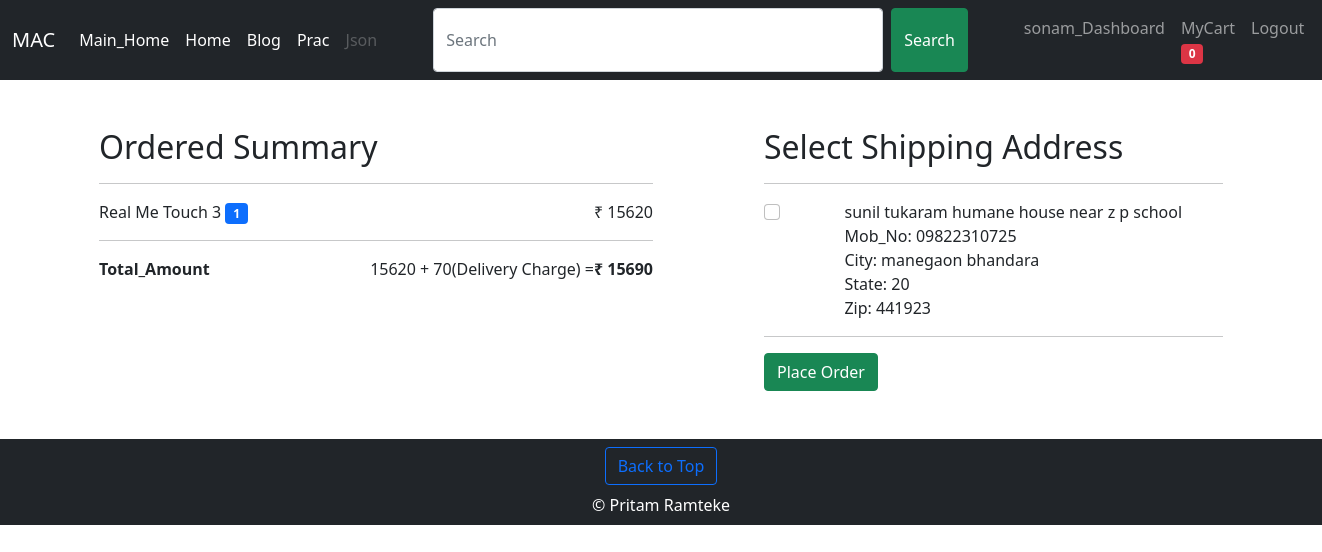
The page /shop/checkout/ (signed in) on the database its author committed.
### shop/models.py (models this page shows, shortened)
class Cart(models.Model):
    user = models.ForeignKey(User,on_delete=models.CASCADE) ## many-to-one relationship
    product_name = models.ForeignKey(Product,on_delete=models.PROTECT) ## if product added in chart then product cannot delete
    quantity = models.IntegerField(default=1)
    add_time = models.DateTimeField(auto_now_add=True)

class Product(models.Model):
    product_id = models.AutoField(primary_key=True)
    product_name = models.CharField(max_length=50)
    category = models.CharField(max_length=50, default='',blank=True)
    sub_category = models.CharField(max_length=50, default='',blank=True)
    price = models.IntegerField(default=0)
    product_image = models.ImageField(upload_to='images/product_images/' ,null=True,blank=True,default='images/cute.jfif')
    desc = models.CharField(max_length=300)
    pub_date = models.DateField()
    def __str__(self):
        return self.product_name

class Address(models.Model):
    user = models.ForeignKey(User,on_delete=models.CASCADE) ## many-to-one relationship
    name = models.CharField(max_length=50,default='',blank=True)
    email = models.EmailField(default='',blank=True)
    address = models.TextField(max_length=1000)
    phone_number = models.CharField(max_length=12,default='')
    city = models.CharField(max_length=50,default='')
    state = models.CharField(max_length=30,default='')
    zip = models.CharField(default='', max_length=6)
    class Meta:
        verbose_name = 'Address'
        verbose_name_plural = 'Addresses'

### shop/views.py (the view)
# urls.py: path('checkout/',views.Checkout.as_view(),name='checkout'),
class Checkout(View):
    template_name = 'shop/checkout.html'
    def get(self, request):
        if request.method == 'POST':
            form = AddressForm(request.POST)
            if form.is_valid():
                form.save()
        else:
            form = AddressForm()
        cart = Cart.objects.filter(user=request.user)
        addresses = Address.objects.filter(user=request.user)
        tot_price = 0
        for product in cart:
            tot_price += product.product_name.price * product.quantity
        context={'cart':cart,'addresses':addresses, 'tot_price':tot_price, 'form':form}
        return render(request,self.template_name,context)

### shop/forms.py
class AddressForm(forms.ModelForm):
    class Meta:
        model = Address
        fields = ['address','phone_number','city','state','zip']
        widgets={
            'address':forms.Textarea(attrs={'class':'form-control',"rows":2, "cols":20}),
            'phone_number':forms.TextInput(attrs={'class':'form-control'}),
            'city':forms.TextInput(attrs={'class':'form-control'}),
            'state':forms.TextInput(attrs={'class':'form-control'}),
            'zip':forms.TextInput(attrs={'class':'form-control'}),
        }

### shop/templates/shop/checkout.html (shortened to what this page needs)
{% extends 'base.html' %}
{% load static %}
{% load mathfilters %}
{% block body %}
<div class="container mt-5 mb-5">
    <div class="row">
        <div class="col-md-6 col-xs-6 col-sm-6 px-2">
            <h2>Ordered Summary</h2>
            <hr>
            {% if cart %}
            {% for i in cart %}
                <div>
                    <span>{{i.product_name}}</span>
                    <span class='badge bg-primary'>{{i.quantity}}</span>
                    <span style='float:right;'> ₹ {{i.product_name.price|mul:i.quantity}}</span>
                </div>
            {% endfor %}
            <hr>
            <div>
                <span style="font-weight:bold;">Total_Amount </span>
                <span style='float:right'>
                {{tot_price}} + 70(Delivery Charge) =
                <span  style="font-weight:bold;float:right;"> ₹ {{tot_price|add:70}}</span></span>
            </div>
            {% else %}
            <div class="alert alert-warning">
                Empty Cart
            </div>
            {% endif %}
        </div>
        <div class="col-md-5 col-xs-5 col-sm-5 px-2 offset-1">
            <h2>Select Shipping Address</h2>
            <hr>
            {% if addresses %}
                {% for i in addresses %}
                <div class="row">
                    <div class="col-md-1">
                        <input class="form-check-input" name='{{i.id}}' type="checkbox" value="" id="flexCheckDefault">
                    </div>
                    <div class="col-md-10 offset-1">
                        <span>{{i.address}}</span><br>
                        <span>Mob_No: {{i.phone_number}}</span><br>
                        <span>City: {{i.city}}</span><br>
                        <span>State: {{i.state}}</span><br>
                        <span>Zip: {{i.zip}}</span>
                    </div>
                </div>
                <hr>
                {% endfor %}
                {% if cart %}
                <a href="{% url 'order' %}" class='btn btn-success'>Place Order</a>
                {% endif %}
            {% else %}
                <div class="alert alert-info">
                No Address Added yet!
                </div>
                <a href="{% url 'add_address' %}" class='btn btn-secondary'>Add Address</a>
            {% endif %}
        </div>
    </div>
</div>
{% endblock body %}

### templates/navbar_shop.html (shortened to what this page needs)
<nav class="navbar navbar-expand-lg navbar-dark bg-dark">
    <div class="container-fluid">
      <a class="navbar-brand" href="{% url 'home' %}">MAC</a>
      <nav class="collapse navbar-collapse " id="navbarSupportedContent">
        <ul class="navbar-nav me-auto mb-2 mb-lg-0">
          <li class="nav-item">
            <a class="nav-link active" aria-current="page" href="{% url 'mhome' %}">Main_Home</a>
          </li>
          <li class="nav-item">
            <a class="nav-link active" aria-current="page" href="{% url 'home' %}">Home</a>
          </li>
          <li class="nav-item">
            <a class="nav-link active" aria-current="page" href="{% url 'bhome' %}">Blog</a>
          </li>
          <li class="nav-item">
            <a class="nav-link active" aria-current="page" href="{% url 'prac' %}">Prac</a>
          </li>
          <li class="nav-item">
            <a class="nav-link disabled" aria-current="page" href="{% url 'jsondata' %}" >Json</a>
          </li>
        </ul>
        <span class='d-flex'>
         <form method='get' action='/shop/search/' class='d-flex mx-5' >
          <input class="form-control me-2 search_form" type="search" placeholder="Search" aria-label="Search" name='search' id='search'>
          <button class="btn btn-success" type="submit">Search</button>
        </form>
        <ul class="navbar-nav me-auto mb-2 mb-lg-0 ">
          {% if request.user.is_authenticated %}
          <li class="nav-item ">
            <a class="nav-link" href="{% url 'dashboard' %}">{{request.user}}_Dashboard</a>
          </li>
          <li class="nav-item ">
            <a class="nav-link" href="{% url 'mycart' %}">MyCart <span id='cart' class='badge bg-danger'>0</span></a>
          </li>
          <li class="nav-item">
            <a class="nav-link" href="{% url 'logout' %}">Logout</a>
          </li>
          {% endif %}
        </ul>
        </span>
      </nav>
    </div>
  </nav>

### static/mac/css/shop.css (style rules this page uses)
.search_form { width: 450px; }

### rows shown on the page
Cart: product_name "Real Me Touch 3", quantity "1", product_name.price|mul "15620"
Address: address "sunil tukaram humane house near z p school", phone_number "09822310725", city "manegaon bhandara", state "20", zip "441923"

### other values the page prints
{{ request.user }} "sonam"
{{ tot_price }} "15620"
{{ tot_price|add:70 }} "15690"
